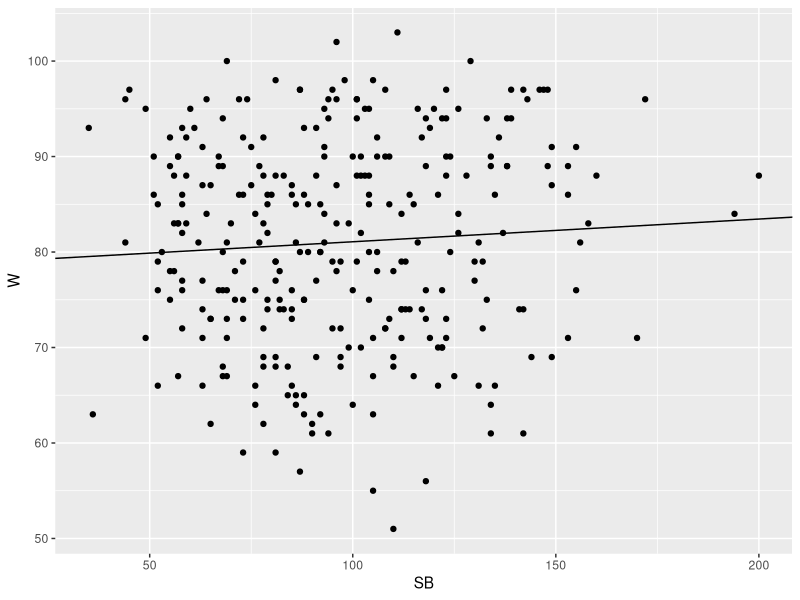
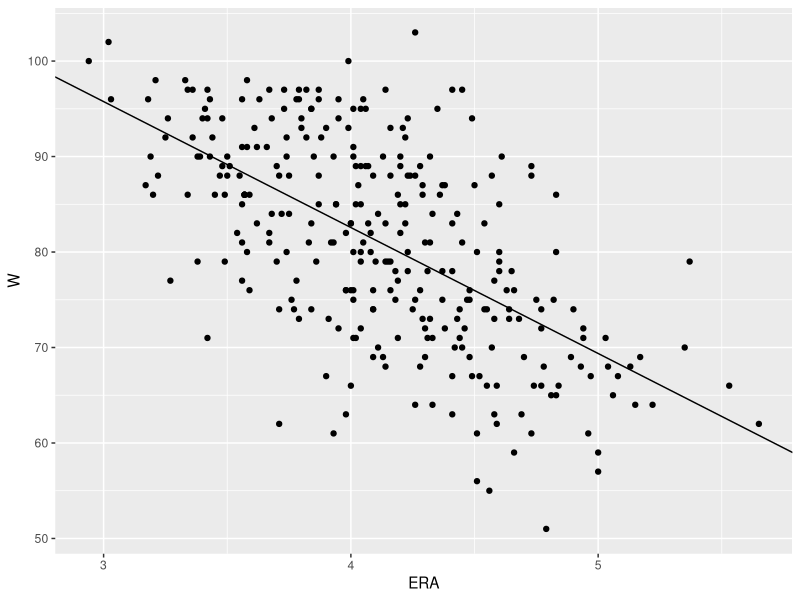
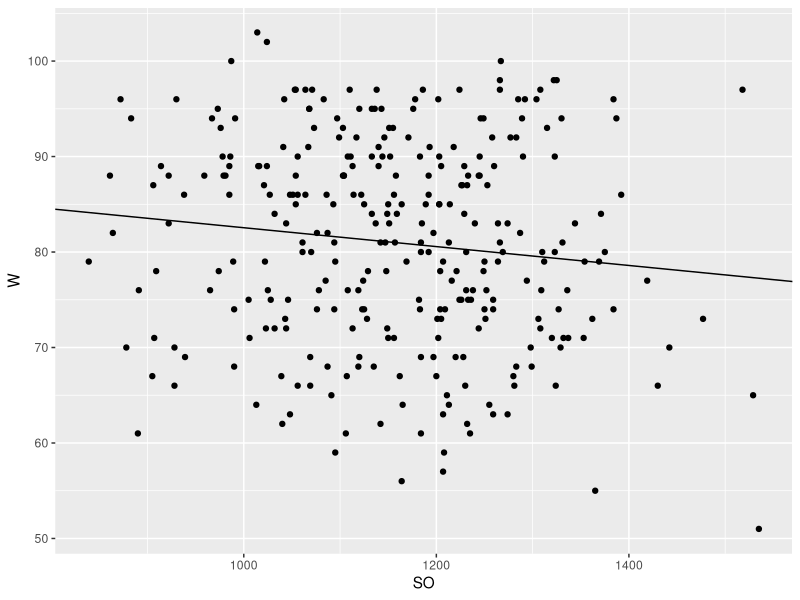

R code for these plots, in order:
# Homework 8
baseball <- read.csv("baseball_wins_10years.csv")

library(ggplot2)

lm_SB <- lm(W ~ SB, data = baseball)

ggplot(data = baseball, mapping = aes(x = SB, y = W)) +
  geom_point() +
  geom_abline(intercept = lm_SB$coefficients[1], slope = lm_SB$coefficients[2])

summary(lm_SB)

lm_ERA <- lm(W ~ ERA, data = baseball)

ggplot(data = baseball, mapping = aes(x = ERA, y = W)) +
  geom_point() +
  geom_abline(intercept = lm_ERA$coefficients[1], slope = lm_ERA$coefficients[2])

summary(lm_ERA)

set.seed(234)
random_SB <- baseball$SB[sample(1:300)]
lm_random_SB <- lm(baseball$W ~ random_SB)
summary(lm_random_SB)

lm_SO <- lm(W ~ SO, data = baseball)

ggplot(data = baseball, mapping = aes(x = SO, y = W)) +
  geom_point() +
  geom_abline(intercept = lm_SO$coefficients[1], slope = lm_SO$coefficients[2])

summary(lm_SO)

lm_SO$coefficients[1] + lm_SO$coefficients[2] * 1000

lm_SO$coefficients[1] + lm_SO$coefficients[2] * 1300
